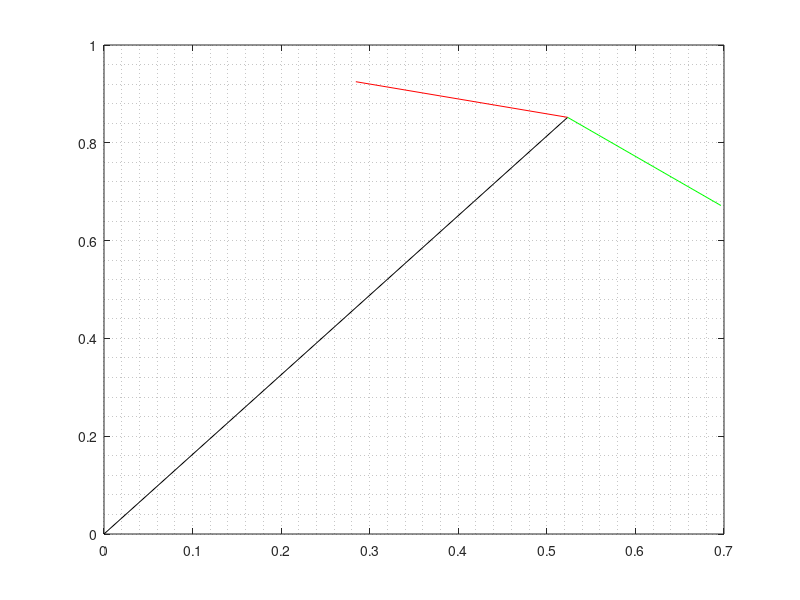

Reproduce this figure in MATLAB.

clear
clc

t=linspace(0,1,500);
w=linspace(-pi,pi,500);

wc=40*pi; % carrier frequency
wm=10*pi; %maximum freq content inside the modulating signal
m=0.5; % maximum value of the modulating signal
A=1; % carrier to be added to make sure x is always positive

y1=A*exp(j*wc*t);
y2=(1/2)*A*m*exp(j*(wc+wm)*t);
y3=(1/2)*A*m*exp(j*(wc-wm)*t);

vn=30;

figure(2)
clf

plot([0 real(y1(vn))],[0 imag(y1(vn))],'k-');



hold on
plot(real([y1(vn) y1(vn)+y2(vn)]),imag([y1(vn) y1(vn)+y2(vn)]),'r-');
plot(real([y1(vn) y1(vn)+y3(vn)]),imag([y1(vn) y1(vn)+y3(vn)]),'g-');
grid minor

return
